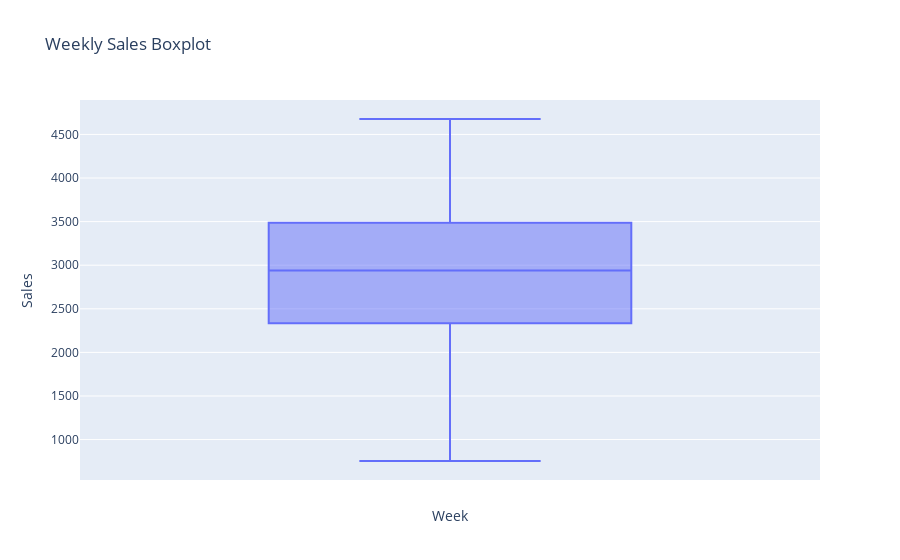

The cell this chart's notebook holds for it:
### Code cell
fig = px.box(weekly_orders, y='Quantity', title='Weekly Sales Boxplot')
fig.update_layout(yaxis_title='Sales')
fig.update_layout(xaxis_title='Week')
fig.show()

### Figure 1 — Plotly figure (JSON) as saved in the notebook; plotly's stock layout.template omitted (floating-point values rounded to 4 significant figures)
{"data": [{"alignmentgroup": "True", "hovertemplate": "Quantity=%{y}<extra></extra>", "legendgroup": "", "marker": {"color": "#636efa"}, "name": "", "notched": false, "offsetgroup": "", "orientation": "v", "showlegend": false, "type": "box", "x0": " ", "xaxis": "x", "y": [1634, 2263, 2512, 3812, 3320, 2337, 2329, 4524, 4677, 2740, 3156, 2985, 2972, 1738, 1621, 1920, 2559, 1315, 2277, 2815, 2922, 2938, 1832, 3010, 3501, 3947, 2277, 4094, 2854, 4518, 2910, 4286, 2890, 2634, 3637, 3220, 3286, 3356, 4274, 2878, 3227, 3482, 4232, 3591, 2202, 3385, 3366, 4410, 2728, 2670, 2158, 3356, 754], "y0": " ", "yaxis": "y"}], "layout": {"boxmode": "group", "legend": {"tracegroupgap": 0}, "title": {"text": "Weekly Sales Boxplot"}, "xaxis": {"anchor": "y", "domain": [0, 1], "title": {"text": "Week"}}, "yaxis": {"anchor": "x", "domain": [0, 1], "title": {"text": "Sales"}}}}
